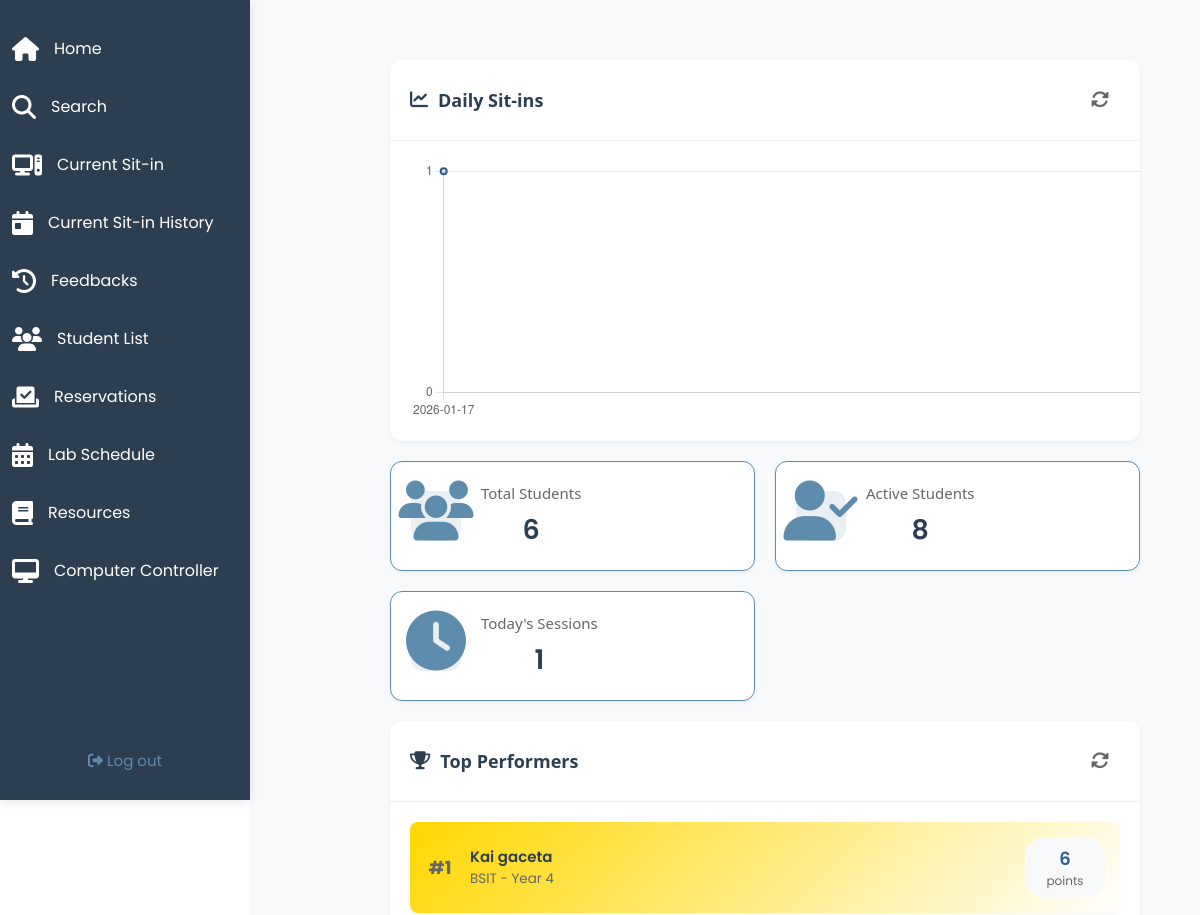
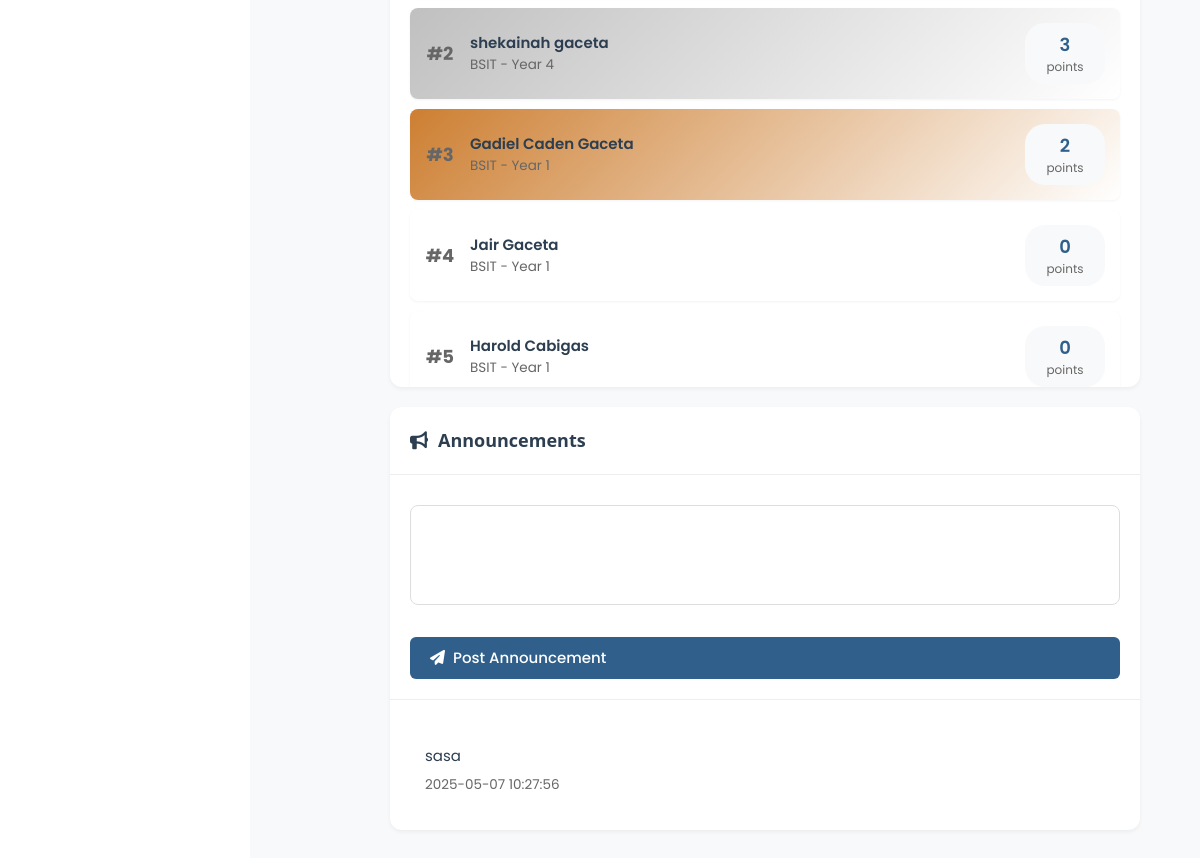
The page /admin_dashboard (signed in) on the database its author committed (2 pictures, top to bottom).
### tables this page shows
CREATE TABLE users (
                id INTEGER PRIMARY KEY AUTOINCREMENT,
                username TEXT UNIQUE NOT NULL,
                password TEXT NOT NULL,
                firstname TEXT NOT NULL,
                lastname TEXT NOT NULL,
                email TEXT UNIQUE NOT NULL,
                role TEXT NOT NULL,
                remaining_sessions INTEGER DEFAULT 0,
                points INTEGER DEFAULT 0,
                course TEXT,
                yearlvl TEXT,
                profile_pic TEXT
            , midname text);

CREATE TABLE announcements (
                id INTEGER PRIMARY KEY AUTOINCREMENT,
                announcement TEXT NOT NULL,
                date_created DATETIME NOT NULL
            );

### app.py (the view)
@app.route('/admin_dashboard')
def admin_dashboard():
    if 'username' not in session or session.get('role') != 'admin':
        flash('Please log in as admin first.', 'error')
        return redirect(url_for('login'))
    statistics = dbhelper.get_statistics()
    announcements = dbhelper.get_announcements()
    top_students = dbhelper.get_top_students()
    daily_stats = dbhelper.get_daily_sitins_stats()
    return render_template('admin_dashboard.html',
                         statistics=statistics,
                         announcements=announcements,
                         top_students=top_students,
                         daily_stats=daily_stats)

### dbhelper.py (called while the page is built)
def get_db_connection():
    conn = sqlite3.connect(DATABASE)
    conn.row_factory = sqlite3.Row
    return conn

def get_announcements():
    conn = get_db_connection()
    cursor = conn.cursor()
    cursor.execute("""
                SELECT * FROM announcements
                ORDER BY date_created DESC
            """)
    announcements = cursor.fetchall()
    conn.close()
    return announcements

def get_daily_sitins_stats(days=7):
    try:
        conn = get_db_connection()
        cursor = conn.cursor()
        cursor.execute("""
            SELECT
                DATE(time_out) as date,
                COUNT(*) as count
            FROM sit_in_history
            WHERE DATE(time_out) >= DATE('now', ? || ' days')
            GROUP BY DATE(time_out)
            ORDER BY date ASC
        """, (f"-{days}",))
        stats = cursor.fetchall()
        conn.close()
        dates = []
        counts = []
        for stat in stats:
            dates.append(stat[0])
            counts.append(stat[1])
        return {
            "dates": dates,
            "counts": counts
        }
    except Exception as e:
        print(f"Error getting daily sit-ins stats: {e}")
        return {"dates": [], "counts": []}

### templates/admin_dashboard.html (shortened to what this page needs)
{% extends 'admin.html' %}
{% block content %}
<div class="dashboard-container">
    <div class="stats-graph">
        <div class="w3-card">
            <div class="card-header">
                <h2><i class="fas fa-chart-line"></i> Daily Sit-ins</h2>
                <div class="card-actions">
                    <button class="refresh-btn" onclick="location.reload()"><i class="fas fa-sync-alt"></i></button>
                </div>
            </div>
            <div class="graph-container">
                <canvas id="dailyStatsChart"></canvas>
            </div>
        </div>
    </div>
    <div class="stats-row">
        <div class="stat-card">
            <div class="stat-icon"><i class="fas fa-users"></i></div>
            <div class="stat-content">
                <h3>Total Students</h3>
                <p class="stat-value">{{ statistics.total_students }}</p>
            </div>
        </div>
        <div class="stat-card">
            <div class="stat-icon"><i class="fas fa-user-check"></i></div>
            <div class="stat-content">
                <h3>Active Students</h3>
                <p class="stat-value">{{ statistics.active_students }}</p>
            </div>
        </div>
        <div class="stat-card">
            <div class="stat-icon"><i class="fas fa-clock"></i></div>
            <div class="stat-content">
                <h3>Today's Sessions</h3>
                <p class="stat-value">{{ statistics.total_sessions_today }}</p>
            </div>
        </div>
    </div>
    <div class="main-content-row">
        <div class="leaderboard-column">
            <div class="w3-card">
                <div class="card-header">
                    <h2><i class="fas fa-trophy"></i> Top Performers</h2>
                    <div class="card-actions">
                        <button class="refresh-btn" onclick="location.reload()"><i class="fas fa-sync-alt"></i></button>
                    </div>
                </div>
                <div class="leaderboard-container">
                    {% for student in top_students %}
                    <div
                        class="leaderboard-item {% if loop.index == 1 %}gold{% elif loop.index == 2 %}silver{% elif loop.index == 3 %}bronze{% endif %}">
                        <div class="rank">#{{ loop.index }}</div>
                        <div class="student-info">
                            <div class="name">{{ student.name }}</div>
                            <div class="details">{{ student.course }} - Year {{ student.yearlvl }}</div>
                        </div>
                        <div class="points">
                            <span class="points-value">{{ student.points }}</span>
                            <span class="points-label">points</span>
                        </div>
                    </div>
                    {% endfor %}
                </div>
            </div>
        </div>
        <div class="announcements-column">
            <div class="w3-card">
                <div class="card-header">
                    <h2><i class="fas fa-bullhorn"></i> Announcements</h2>
                </div>
                <div class="announcement-form">
                    <form id="announcementForm">
                        <textarea id="announcementText" placeholder="Enter your announcement here..."
                            required></textarea>
                        <button type="submit" class="submit-btn"><i class="fas fa-paper-plane"></i> Post
                            Announcement</button>
                    </form>
                </div>
                <div class="announcement-list">
                    {% if announcements %}
                    {% for announcement in announcements %}
                    <div class="announcement-item">
                        <div class="announcement-content">
                            <p>{{ announcement.announcement }}</p>
                            <small class="announcement-date">{{ announcement.date_created }}</small>
                        </div>
                    </div>
                    {% endfor %}
                    {% else %}
                    <div class="no-announcements">
                        <p>No announcements yet.</p>
                    </div>
                    {% endif %}
                </div>
            </div>
        </div>
    </div>
</div>
<script>
    // Daily Stats Chart
    const dailyStatsCtx = document.getElementById('dailyStatsChart').getContext('2d');
    const dailyStatsChart = new Chart(dailyStatsCtx, {
        type: 'line',
        data: {
            labels: {{ daily_stats.dates | tojson | safe }},
    datasets: [{
        label: 'Number of Sit-ins',
        data: {{ daily_stats.counts | tojson | safe }},
        borderColor: '#2F5F8A',
        backgroundColor: 'rgba(47, 95, 138, 0.1)',
        borderWidth: 2,
        tension: 0.4,
        fill: true
        }]
    },
    options: {
        responsive: true,
            maintainAspectRatio: false,
                plugins: {
            legend: {
                display: false
            }
        },
        scales: {
            y: {
                beginAtZero: true,
                    ticks: {
                    stepSize: 1
                }
            }
        }
    }
});
    document.getElementById('announcementForm').addEventListener('submit', function (e) {
        e.preventDefault();
        const announcementText = document.getElementById('announcementText').value;
        if (!announcementText.trim()) {
            alert('Please enter an announcement');
            return;
        }
        const formData = new FormData();
        formData.append('announcement', announcementText);
        fetch('/post_announcement', {
            method: 'POST',
            body: formData
        })
            .then(response => response.json())
            .then(data => {
                if (data.success) {
                    document.getElementById('announcementText').value = '';
                    location.reload();
                } else {
                    alert(data.message);
                }
            })
            .catch(error => {
                console.error('Error:', error);
                alert('Error posting announcement');
            });
    });
</script>
{% endblock %}

### static/css/w3.css (style rules this page uses)
html { box-sizing:border-box }
*,*:before,*:after { box-sizing:inherit }
html { -ms-text-size-adjust:100%;-webkit-text-size-adjust:100% }
body { margin:0 }
audio,canvas,progress,video { display:inline-block }
small { font-size:80% }
button,input,select,textarea,optgroup { font:inherit;margin:0 }
button,input { overflow:visible }
button,select { text-transform:none }
button,[type=button],[type=reset],[type=submit] { -webkit-appearance:button }
textarea { overflow:auto }
html,body { font-family:Verdana,sans-serif;font-size:15px;line-height:1.5 }
html { overflow-x:hidden }
h2 { font-size:30px }
h3 { font-size:24px }
h1,h2,h3,h4,h5,h6 { font-family:"Segoe UI",Arial,sans-serif;font-weight:400;margin:10px 0 }
.w3-card,.w3-card-2 { box-shadow:0 2px 5px 0 rgba(0,0,0,0.16),0 2px 10px 0 rgba(0,0,0,0.12) }

### static/css/stylesheet.css (style rules this page uses)
:root { --blue-600: #003366; --blue-500: #174878; --blue-400: #2F5F8A; --blue-300: #46769B; --blue-200: #5E8CAD; --blue-100: #75A2BF; --primary-dark: var(--blue-600); --secondary-dark: var(--blue-500); --text-light: #ffffff; --accent-gold: var(--blue-200); --success-color: #28a745; --error-color: #dc3545; }
body { font-family: Poppins, sans-serif; background-color: white; }
textarea { width: 100%; height: 50px; margin-top: 10px; padding: 8px; border-radius: 5px; border: 1px solid #ccc; }
.submit-btn { background-color: var(--blue-400); color: white; padding: 10px; border: none; width: 100%; cursor: pointer; margin-top: 10px; }
.announcement-list { margin-top: 10px; }
.stat-card { background-color: var(--primary-dark); padding: 20px; border-radius: 8px; border: 1px solid var(--accent-gold); text-align: center; }
.stat-card i { font-size: 2em; color: var(--accent-gold); margin-bottom: 10px; }
.w3-card { background: rgba(255, 255, 255, 0.1); border-radius: 8px; transition: transform 0.2s; }
.announcement-list { max-height: 300px; overflow-y: auto; }
textarea { background: rgba(255, 255, 255, 0.1); border: 1px solid rgba(255, 255, 255, 0.2); color: white; width: 100%; padding: 10px; border-radius: 8px; }
textarea::placeholder { color: rgba(255, 255, 255, 0.7); }

### templates/admin.html (style rules this page uses)
* { font-family: 'Poppins', sans-serif; }
.w3-card { border-radius: 12px; box-shadow: 0 2px 10px rgba(0, 0, 0, 0.05); transition: transform 0.3s ease, box-shadow 0.3s ease; }
h2, h3 { color: #2c3e50; font-weight: 600; }

### rows shown on the page
users: name "Kai gaceta", course "BSIT", yearlvl "4", points "6"
users: name "shekainah gaceta", course "BSIT", yearlvl "4", points "3"
users: name "Gadiel Caden Gaceta", course "BSIT", yearlvl "1", points "2"
users: name "Jair Gaceta", course "BSIT", yearlvl "1", points "0"
users: name "Harold Cabigas", course "BSIT", yearlvl "1", points "0"
announcements: announcement "sasa", date_created "2025-05-07 10:27:56"

### other values the page prints
{{ statistics.total_students }} "6"
{{ statistics.active_students }} "8"
{{ statistics.total_sessions_today }} "1"
